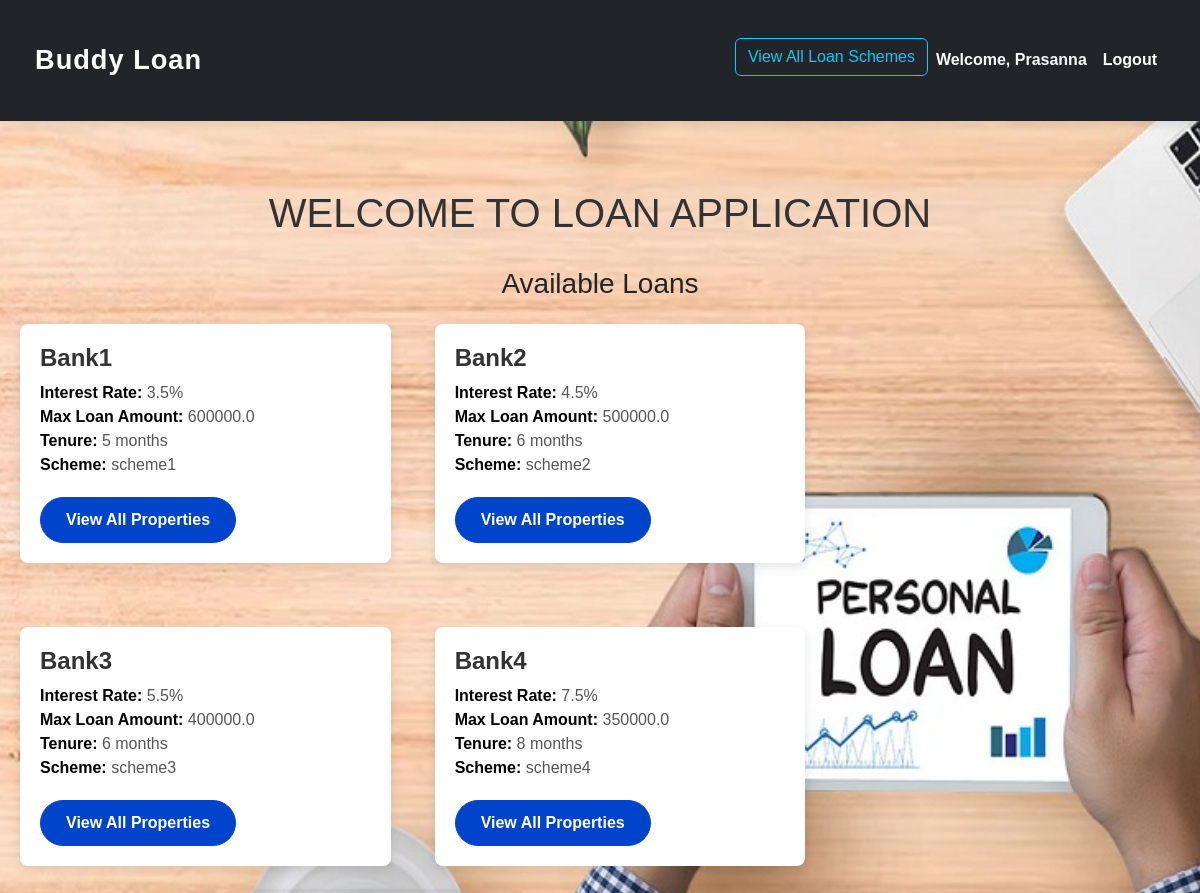
Screenshot of / (signed in) with the database file from the repository.
### app.py (models this page shows)
class Loan(db.Model):
    loanId = db.Column(db.String, primary_key=True, unique=True, nullable=False)
    bank = db.Column(db.String, nullable=False)
    interestRate = db.Column(db.Float, nullable=False)
    maxLoanAmount = db.Column(db.Float, nullable=False)
    tenure = db.Column(db.String, nullable=False)
    monthlyEMI = db.Column(db.Float, nullable=False)
    processingFee = db.Column(db.Float, nullable=False)
    prepaymentPenalty = db.Column(db.String, nullable=False)
    scheme = db.Column(db.String, nullable=False)
    users = db.relationship('User', secondary=user_loans, backref=db.backref('loans', lazy=True))

### app.py (the view)
@app.route('/')
def home():
    if 'user_id' not in session:
        return redirect(url_for('login'))  # Redirect to login if not logged in
    loans = Loan.query.all()
    return render_template('home.html', user_name=session.get('user_name'), loans=loans)

### templates/home.html (shortened to what this page needs)
<!DOCTYPE html>
<html lang="en">
<head>
    <link rel="stylesheet" href="https://cdn.jsdelivr.net/npm/bootstrap@5.3.0/dist/css/bootstrap.min.css">
    <link rel="stylesheet" href="{{ url_for('static', filename='css/home.css') }}">
</head>
<body>
    <nav class="navbar navbar-expand-lg navbar-dark bg-dark">
        <div class="container">
            <a class="navbar-brand fw-bold d-flex align-items-center" href="{{ url_for('home') }}">
                Buddy Loan
            </a>
            <div class="collapse navbar-collapse" id="navbarNav">
                <ul class="navbar-nav ms-auto">
                    {% if user_name %}
                        <li class="nav-item">
                            <a href="{{ url_for('all_loans') }}" class="btn btn-outline-info">View All Loan Schemes</a>
                        </li>
                        <li class="nav-item">
                            <a class="nav-link text-light" href="{{ url_for('profile') }}">Welcome, {{ user_name }}</a>
                        </li>
                        <li class="nav-item">
                            <a class="nav-link btn btn-danger text-white" href="{{ url_for('logout') }}">Logout</a>
                        </li>
                    {% endif %}
                </ul>
            </div>
        </div>
    </nav>
    <div class="container mt-5">
        <h1 class="text-center">Welcome to Loan Application</h1>
        {% if loans %}
            <div class="mt-4">
                <h3 class="text-center mb-4">Available Loans</h3>
                <div class="row">
                    {% for loan in loans %}
                        <div class="col-md-4">
                            <div class="card mb-4">
                                <div class="card-body">
                                    <h5 class="card-title">{{ loan.bank }}</h5>
                                    <p class="card-text">
                                        <strong>Interest Rate:</strong> {{ loan.interestRate }}%<br>
                                        <strong>Max Loan Amount:</strong> {{ loan.maxLoanAmount }}<br>
                                        <strong>Tenure:</strong> {{ loan.tenure }} months<br>
                                        <strong>Scheme:</strong> {{ loan.scheme }}
                                    </p>
                                    <a href="{{ url_for('show_all_properties') }}" class="btn btn-primary">View All Properties</a>
                                </div>
                            </div>
                        </div>
                    {% endfor %}
                </div>
            </div>
        {% else %}
            <p class="text-center">No loans available at the moment.</p>
        {% endif %}
    </div>
</body>
</html>

### static/css/home.css (style rules this page uses)
body { font-family: "Poppins", sans-serif; background-color: #f8f9fa; margin: 0; padding: 0; background: url("../images/background.jpeg") no-repeat center center/cover; background-size: cover; background-attachment: fixed; }
.navbar { padding: 15px; box-shadow: 0 4px 10px rgba(0, 0, 0, 0.1); }
.navbar-brand { font-size: 1.7rem; letter-spacing: 1px; display: flex; align-items: center; }
.navbar-nav .nav-link { font-weight: 600; transition: color 0.3s; padding: 10px 15px; border-radius: 5px; }
.container { max-width: 1200px; margin: 0 auto; padding: 20px; }
h1 { color: #333; text-transform: uppercase; margin-bottom: 30px; }
.mt-4 { margin-top: 40px; }
.card { border: none; border-radius: 8px; box-shadow: 0 4px 12px rgba(0, 0, 0, 0.1); transition: all 0.3s ease; }
.card-body { padding: 20px; }
.card-title { font-size: 1.5rem; font-weight: bold; color: #333; }
.card-text { font-size: 1rem; color: #555; margin-bottom: 20px; }
.card-text strong { color: #000; }
.btn-primary { background-color: #0044cc; border-color: #0044cc; border-radius: 25px; padding: 10px 25px; font-size: 1rem; font-weight: 600; transition: all 0.3s ease; }
.row { display: flex; flex-wrap: wrap; gap: 20px; }
.col-md-4 { width: 100%; max-width: 33.33%; box-sizing: border-box; margin-bottom: 20px; }
.text-center { text-align: center; }

### rows the page displays
Loan: bank "Bank1", interestRate "3.5", maxLoanAmount "600000.0", tenure "5", scheme "scheme1"
Loan: bank "Bank2", interestRate "4.5", maxLoanAmount "500000.0", tenure "6", scheme "scheme2"
Loan: bank "Bank3", interestRate "5.5", maxLoanAmount "400000.0", tenure "6", scheme "scheme3"
Loan: bank "Bank4", interestRate "7.5", maxLoanAmount "350000.0", tenure "8", scheme "scheme4"

### other values shown
{{ user_name }} "Prasanna"
